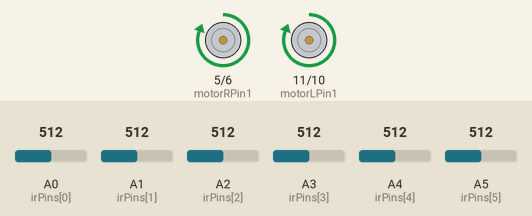
This sketch was run on a simulated Arduino Uno, built with avr-gcc and run on an emulated ATmega328P. On the bench: motor-driver pin pairs drawn as motors (green arrow = first pin HIGH = forward, orange = second pin HIGH = backward, longer = more drive). The test bench sets the inputs (shaded band); at power-on: A0 (irPins[0]) = 512, A5 (irPins[5]) = 512, A1 (irPins[1]) = 512, A2 (irPins[2]) = 512, A3 (irPins[3]) = 512, A4 (irPins[4]) = 512.

Above: at 1.2 s.
1.3 s: A0 (irPins[0]) set to 110
At 2.1 s:
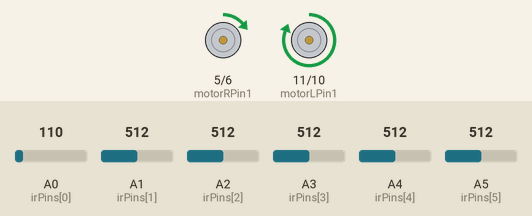
2.8 s: A0 (irPins[0]) set to 135
4.3 s: A0 (irPins[0]) set to 163
At 4.6 s:
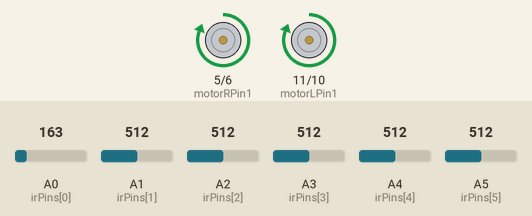
5.8 s: A5 (irPins[5]) set to 110
At 7.0 s:
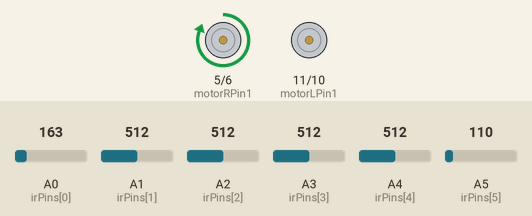
7.3 s: A5 (irPins[5]) set to 265
At 8.1 s:
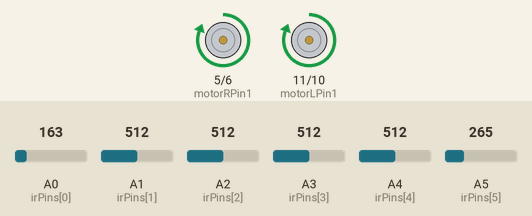
Timing chart, 0 to 9.8 s (numbered marks = the images above; inputs shaded):
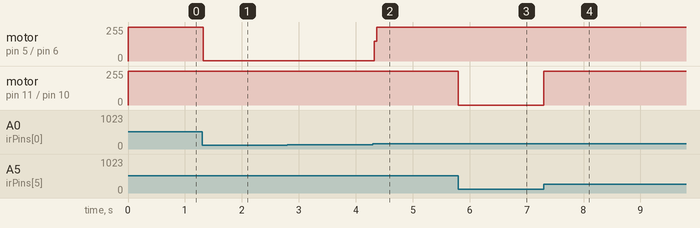

Measured:
- the behaviour switches between 149 and 150 on A0 (irPins[0]) (found by bisection; images 1 and 2)
- after the input at 1.3 s, motor on pin 5 (motorRPin1) / pin 6 (motorRPin2): forward 255/255 → forward 1/255 at once
- after the input at 2.8 s, every drawn part: stays the same
- after the input at 4.3 s, motor on pin 5 (motorRPin1) / pin 6 (motorRPin2): forward 1/255 → forward 255/255 at once
- after the input at 5.8 s, motor on pin 11 (motorLPin1) / pin 10 (motorLPin2): forward 255/255 → stopped at once
- after the input at 7.3 s, motor on pin 11 (motorLPin1) / pin 10 (motorLPin2): stopped → forward 255/255 at once

The sketch:

net_copy_pid_r_3.ino
```cpp
/*
** Line Follower Basic v. 0.5
** Last Update: 2013-05-21
*/

/* Define motor controll inputs */
const int motorRPin1 = 5; // signal pin 1 for the right motor, connect to IN1
const int motorRPin2 = 6;  // signal pin 2 for the right motor, connect to IN2
const int motorREnable = 5; // enable pin for the right motor (needs to be PWM enabled)

const int motorLPin1 = 11; // signal pin 1 for the left motor, connect to IN3 (was 5 - need to change)
const int motorLPin2 = 10; // signal pin 2 for the left motor, connect to IN4
const int motorLEnable = 10; // enable pin for the left motor (needs to be PWM enabled)

/* Define the pins for the IR receivers */
const int irPins[6] = {A0, A1, A2, A3, A4, A5};

/* Define values for the IR Sensor readings */

// an array to hold values from analogRead on the ir sensor (0-1023)
int irSensorAnalog[6] = {0,0,0,0,0,0};

// an array to hold boolean values (1/0) for the ir sensors, based on the analog read and the predefined treashold
int irSensorDigital[6] = {0,0,0,0,0,0};

// the value above which we determine an IR sensor reading indicates the sensor is over a line
int treashold = 150;

// binary representation of the sensor reading from left to right
int irSensors = B000000;

// sensors detecting the line
int count = 0;

// a score to determine deviation from the line [-180 ; +180]. Negative means the robot is left of the line.
int error = 0;

//  store the last value of error
int errorLast = 0;

// a coorection value, based on the error that is used to change motor speed with PWM
int correction = 0;

// keep track of the laps
int lap = 0;

/* Set up maximum speed and speed for turning (to be used with PWM) */

// PWM to control motor speed [0 - 255]
int maxSpeed = 255;

/* variables to keep track of current speed of motors */
int motorLSpeed = 0;
int motorRSpeed = 0;

void setup() {

  /* Set up motor controll pins as output */
  pinMode(motorLPin1,OUTPUT);
  pinMode(motorLPin2,OUTPUT);
  pinMode(motorLEnable,OUTPUT);

  pinMode(motorRPin1,OUTPUT);
  pinMode(motorRPin2,OUTPUT);
  pinMode(motorREnable,OUTPUT);

  /* Set-up IR sensor pins as input */
  for (int i = 0; i < 6; i++) {
    pinMode(irPins[i], INPUT);
  }

  /* Change the PWM frequency of digital pins 5 and 6 (timer0) to Phase-correct PWM of 31.250 kHz
  from the default of ~500Hz. Using code from Adjusting PWM Frequencies
  http://playground.arduino.cc/Main/TimerPWMCheatsheet

  This requires a separate change in the wiring.c function in the Arduino program files
  hardware\arduino\cores\arduino\wiring.c from:
  #define MICROSECONDS_PER_TIMER0_OVERFLOW (clockCyclesToMicroseconds(64 * 256))

  to:
  #define MICROSECONDS_PER_TIMER0_OVERFLOW (clockCyclesToMicroseconds(1 * 510))

  Without the change to wiring.c time functions (millis, delay, as well as libraries using them
  will not work corectly.
  */
  TCCR0A = _BV(COM0A1) | _BV(COM0B1) | _BV(WGM01) | _BV(WGM00);
  TCCR0B = _BV(CS00);
}

void loop() {
 Scan();
 UpdateError();
 UpdateCorrection();
 Drive();
}

void Scan() {
  // Initialize counters, sums etc.

  count = 0;

  irSensors = B000000;

  for (int i = 0; i < 6; i++) {
    irSensorAnalog[i] = analogRead(irPins[i]);

    if (irSensorAnalog[i] >= treashold) {
        irSensorDigital[i] = 1;
    }
    else {irSensorDigital[i] = 0;}
    Serial.print(irSensorAnalog[i]);
    Serial.print("|");
    count = count + irSensorDigital[i];
    int b = 5-i;
    irSensors = irSensors + (irSensorDigital[i]<<b);
    }
}

void UpdateError() {

  errorLast = error;

  switch (irSensors) {

    case B000000:
       if (errorLast < 0) { error = -180;}
       else if (errorLast > 0) {error = 180;}
       break;

     case B100000: // leftmost sensor on the line
       error = -150;
       break;

     case B010000:
       error = -90;
       break;

     case B001000:
       error = -30;
       break;

     case B000100:
       error = 30;
       break;

     case B000010:
       error = 90;
       break;

     case B000001: // rightmost sensor on the line
       error = 150;
       break;

/* 2 Sensors on the line */

     case B110000:
       error = -120;
       break;

     case B011000:
       error = -60;
       break;

     case B001100:
       error = 0;
       break;

     case B000110:
       error = 60;
       break;

     case B000011:
       error = 120;
       break;

/* 3 Sensors on the line */

     case B111000:
     case B011100:
       error = -150;
       break;

     case B000111:
     case B001110:
       error = 150;
       break;

 /* 4 Sensors on the line */
     case B111100:
       error = -150;
       break;

     case B111010:
       error = -150;
       break;

     case B001111:
       error = 150;
       break;

     case B010111:
       error = 150;
       break;

/* 5 Sensors on the line */
     case B111110:
       error = -150;
       break;

     case B011111:
       error = +150;
       break;

     case B111111:
       lap = lap + 1; // increment laps when start/finish line is crossed
       error = 0;
       break;

     default:
     error = errorLast;
  }
}

void UpdateCorrection() {

  if (error >= 0 && error < 30) {
    correction = 0;
  }

  else if (error >=30 && error < 60) {
    correction = 15;
  }

  else if (error >=60 && error < 90) {
    correction = 40;
  }

  else if (error >=90 && error < 120) {
    correction = 55;
  }

  else if (error >=120 && error < 150) {
    correction = 75;
  }

  else if (error >=150 && error < 180) {
    correction = 255;
  }

  else if (error >=180) {
    correction = 305;
  }

  if (error <= 0 && error > -30) {
    correction = 0;
  }

  else if (error <= -30 && error > -60) {
    correction = -15;
  }

  else if (error <= -60 && error > -90) {
    correction = -40;
  }

  else if (error <= -90 && error > -120) {
    correction = -55;
  }

  else if (error <= -120 && error > -150) {
    correction = -75;
  }

  else if (error <= -150 && error > -180) {
    correction = -255;
  }

  else if (error <= -180) {
    correction = -305;
  }

  if (correction >= 0) {
    motorRSpeed = maxSpeed - correction;
    motorLSpeed = maxSpeed;
  }

  else if (correction < 0) {
    motorRSpeed = maxSpeed;
    motorLSpeed = maxSpeed + correction;
  }
}

void Drive() {
  if (motorRSpeed > 255) {motorRSpeed = 255;}
  else if (motorRSpeed < -255) {motorRSpeed = -255;}

  if (motorLSpeed > 255) {motorLSpeed = 255;}
  else if (motorLSpeed < -255) {motorLSpeed = -255;}

  if (motorRSpeed > 0) { // right motor forward (using PWM)
     analogWrite(motorREnable, motorRSpeed);
     digitalWrite(motorRPin1, HIGH);
     digitalWrite(motorRPin2, LOW);
  }

  else if (motorRSpeed < 0) {// right motor reverse (using PWM)
     analogWrite(motorREnable, abs(motorRSpeed));
     digitalWrite(motorRPin1, LOW);
     digitalWrite(motorRPin2, HIGH);
  }

  else if (motorRSpeed == 0) { // right motor fast stop
     digitalWrite(motorREnable, HIGH);
     digitalWrite(motorRPin1, LOW);
     digitalWrite(motorRPin2, LOW);
  }

  if (motorLSpeed > 0) { // right motor forward (using PWM)
     analogWrite(motorLEnable, motorLSpeed);
     digitalWrite(motorLPin1, HIGH);
     digitalWrite(motorLPin2, LOW);
  }

  else if (motorLSpeed < 0) { // right motor reverse (using PWM)
     analogWrite(motorLEnable, abs(motorLSpeed));
     digitalWrite(motorLPin1, LOW);
     digitalWrite(motorLPin2, HIGH);
  }

    else if (motorLSpeed == 0) { // left motor fast stop
     digitalWrite(motorLEnable, HIGH);
     digitalWrite(motorLPin1, LOW);
     digitalWrite(motorLPin2, LOW);
  }
}
```
